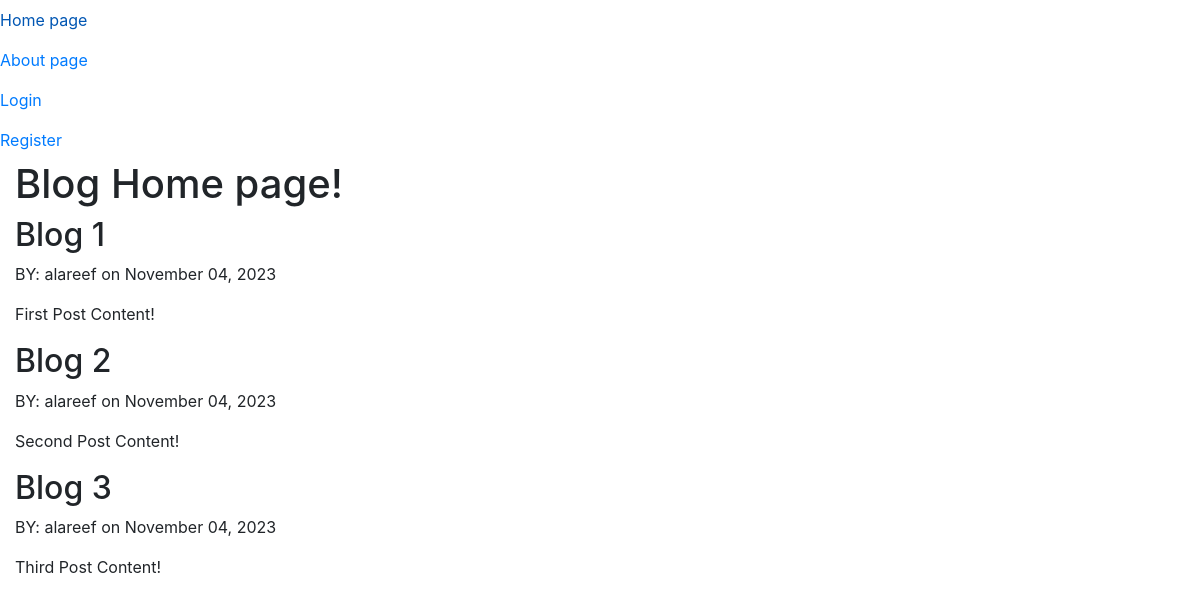
The page /blog/ on the database as committed earlier.
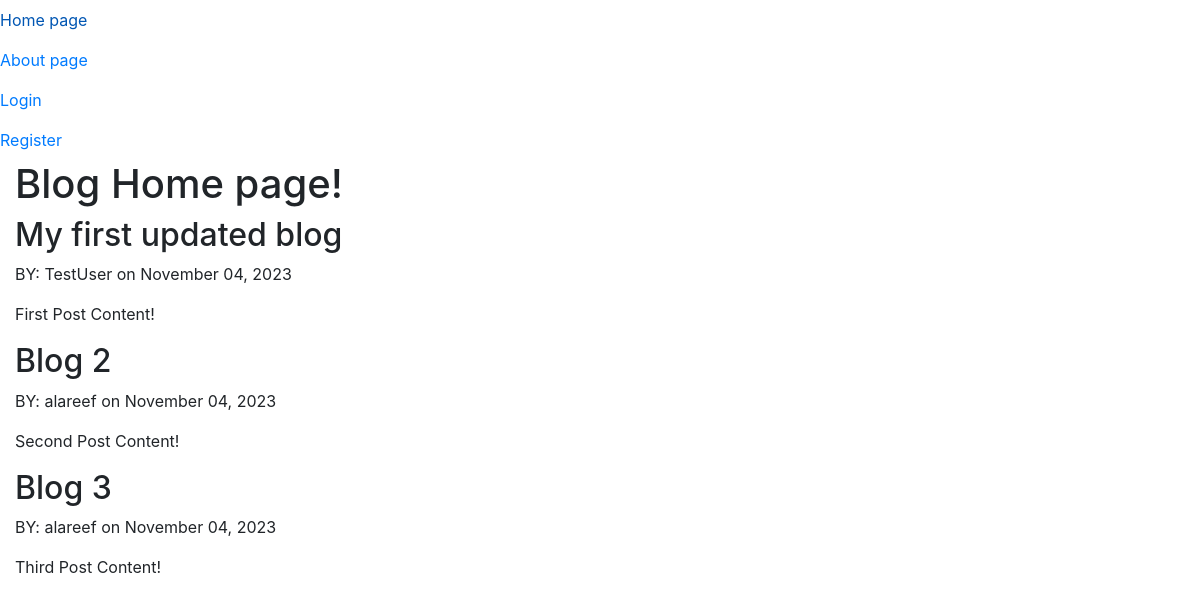
The same page on the database as committed later.
### blog/models.py (models this page shows, shortened)
class Post(models.Model):
    title = models.CharField(max_length=200)
    content = models.TextField()
    date_posted = models.DateTimeField(default=timezone.now)
    author = models.ForeignKey(User, on_delete=models.CASCADE)

### blog/views.py (the view)
# urls.py: path('', views.home, name='blog-home'),
def home(request):
    context = {
        'posts': Post.objects.all()
    }
    return render(request, "blog/home.html", context)

### blog/templates/blog/home.html
{% extends "blog/base.html" %}
{% block content %}
<h1>Blog Home page!</h1>
{% for post in posts %}
    <h2>{{ post.title }}</h2>
    <p>BY: {{ post.author}} on {{ post.date_posted|date:"F d, Y" }}</p>
    <p>{{ post.content }}</p>
{% endfor %}
{% endblock content %}

### blog/templates/blog/base.html (shortened to what this page needs)
<!DOCTYPE html>
<html lang="en">
<head>
    <link rel="stylesheet" href="https://cdn.jsdelivr.net/npm/bootstrap@4.0.0/dist/css/bootstrap.min.css">
</head>
<body>
<header class="site-header">
    <div class="navbar-nav">
        <a class="nav-item nav-link" href="{% url 'blog-home' %}">Home page</a>
         <a class="nav-item nav-link" href="{% url 'blog-about' %}">About page</a>
        <a class="nav-item nav-link" href="#">Login</a>
        <a class="nav-item nav-link" href="#">Register</a>
    </div>
</header>
<div class="col-md-8">
    {% block content %}{% endblock %}
</div>
</body>
</html>

Rows that differ between the two databases and show on the page:
changed Post "First Post Content!": title "Blog 1" → "My first updated blog"; author "alareef" → "TestUser"
